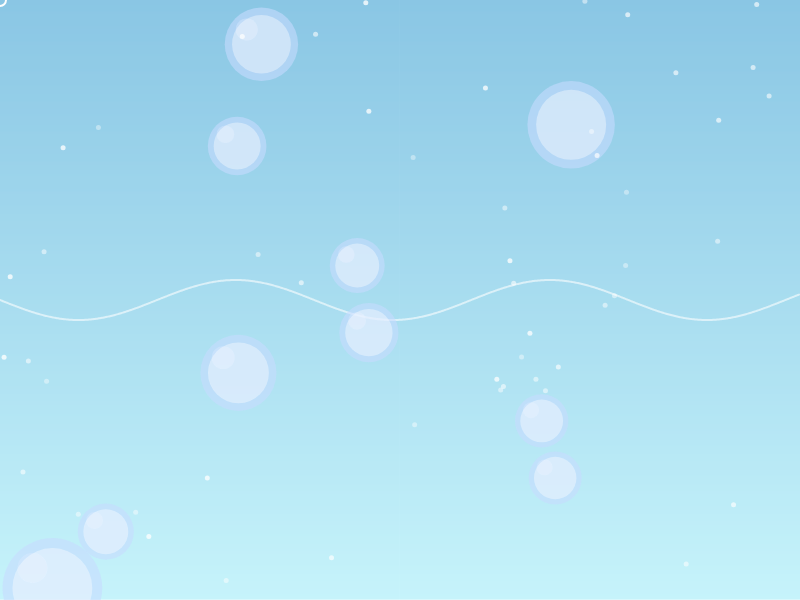
Frame 1 (no input)
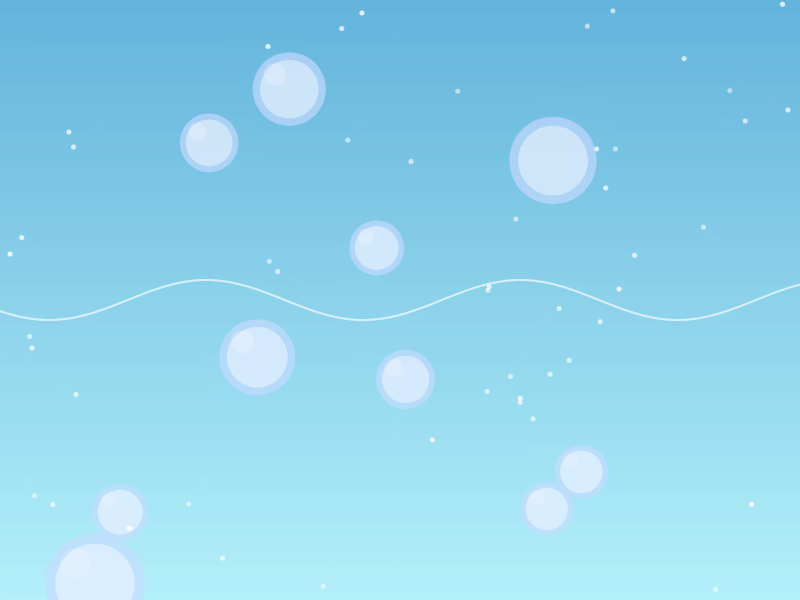
Frame 60 (no input)
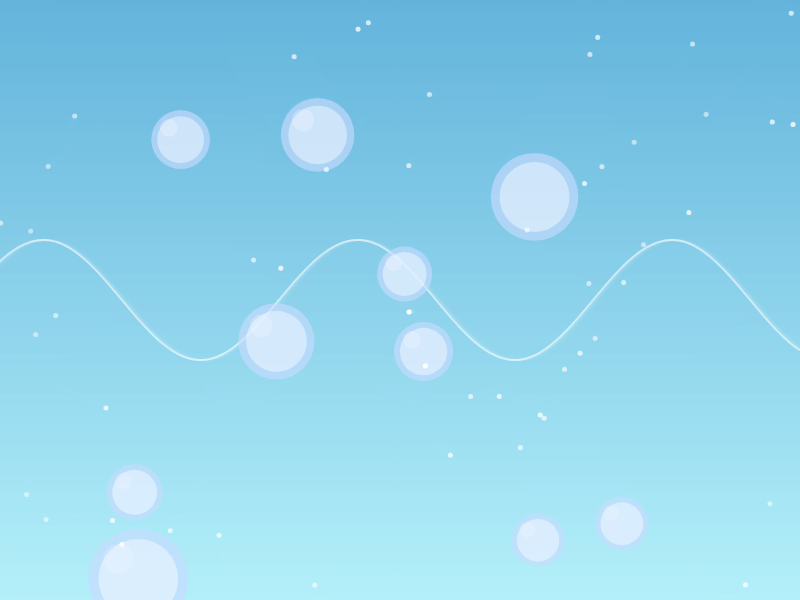
Frame 120 (the mouse pressed at the canvas centre since frame 60)

The p5.js sketch that drew these frames (run headless with seeded random() and noise() and a simulated clock; from frame 60 on, the mouse is pressed at the canvas centre):

// p5.js sketch
// ── sketch.js
let bubbles = [];
let particles = [];
let rings = [];
let waveOffset = 0;
let waveSpeed = 0.03;
let waveAmplitude = 50;
let backgroundImage;

function setup() {
  createCanvas(800, 600);

  backgroundImage = createGraphics(width, height);
  for (let y = 0; y < height; y++) {
    let c = lerpColor(color(100, 180, 220), color(180, 240, 250), y / height);
    backgroundImage.stroke(c);
    backgroundImage.line(0, y, width, y);
  }

  for (let i = 0; i < 10; i++) {
    bubbles.push(new Bubble(random(width), random(height), random(50, 100)));
  }

  for (let i = 0; i < 50; i++) {
    particles.push(new Particle(random(width), random(height)));
  }
}

function draw() {
  image(backgroundImage, 0, 0);
  drawWave();

  for (let bubble of bubbles) {
    bubble.reactToMouse();
    bubble.move();
    bubble.display();
  }

  for (let particle of particles) {
    particle.move();
    particle.display();
  }

  for (let ring of rings) {
    ring.expand();
    ring.display();
  }

  rings = rings.filter(ring => !ring.isFinished());
}

class Bubble {
  constructor(x, y, size) {
    this.x = x;
    this.y = y;
    this.size = size;
    this.xSpeed = random(-1, 1);
    this.ySpeed = random(-1, 1);
  }

  move() {
    this.x += this.xSpeed;
    this.y += this.ySpeed;

    if (this.x < 0 || this.x > width) this.xSpeed *= -1;
    if (this.y < 0 || this.y > height) this.ySpeed *= -1;
  }

  reactToMouse() {
    let distance = dist(this.x, this.y, mouseX, mouseY);

    if (distance < 100) {
      this.x += (mouseX - this.x) * 0.02;
      this.y += (mouseY - this.y) * 0.02;
    }
  }

  display() {
    noStroke();
    ellipse(this.x - this.size * 0.2, this.y - this.size * 0.2, this.size * 0.3);
    fill(200, 220, 255, 150);
    ellipse(this.x, this.y, this.size);
    fill(255, 255, 255, 100);
    ellipse(this.x, this.y, this.size * 0.8);
  }
}

class Particle {
  constructor(x, y) {
    this.x = x;
    this.y = y;
    this.xSpeed = random(-0.5, 0.5);
    this.ySpeed = random(-0.5, 0.5);
  }

  move() {
    let distance = dist(this.x, this.y, mouseX, mouseY);

    if (distance < 100) {
      this.x += this.xSpeed * 3;
      this.y += this.ySpeed * 3;
    } else {
      this.x += this.xSpeed;
      this.y += this.ySpeed;
    }

    if (this.x < 0 || this.x > width) {
      this.xSpeed *= -1;
      this.x = constrain(this.x, 0, width);
    }
    if (this.y < 0 || this.y > height) {
      this.ySpeed *= -1;
      this.y = constrain(this.y, 0, height);
    }
  }

  display() {
    noStroke();
    let distance = dist(this.x, this.y, mouseX, mouseY);
    let alpha = distance < 100 ? 255 : random(100, 200);
    fill(255, 255, 255, alpha);
    ellipse(this.x, this.y, 5, 5);
  }
}

class EnergyRing {
  constructor(x, y) {
    this.x = x;
    this.y = y;
    this.radius = 10;
    this.alpha = 255;
  }

  expand() {
    this.radius += 2;
    this.alpha -= 5;
  }

  isFinished() {
    return this.alpha <= 0;
  }

  display() {
    noFill();
    stroke(255, 255, 255, this.alpha);
    strokeWeight(2);
    ellipse(this.x, this.y, this.radius);
  }
}

function drawWave() {
  noFill();
  stroke(255, 255, 255, 150);
  strokeWeight(2);
  beginShape();
  for (let x = 0; x < width; x++) {
    let y = height / 2 + sin(x * 0.02 + waveOffset) * waveAmplitude;
    vertex(x, y);
  }
  endShape();
  waveOffset += waveSpeed;
}

function mouseMoved() {
  let constrainedX = constrain(mouseX, 0, width);
  let constrainedY = constrain(mouseY, 0, height);
  waveSpeed = map(constrainedX, 0, width, 0.01, 0.1);
  waveAmplitude = map(constrainedY, 0, height, 20, 100);
  rings.push(new EnergyRing(mouseX, mouseY));
}
